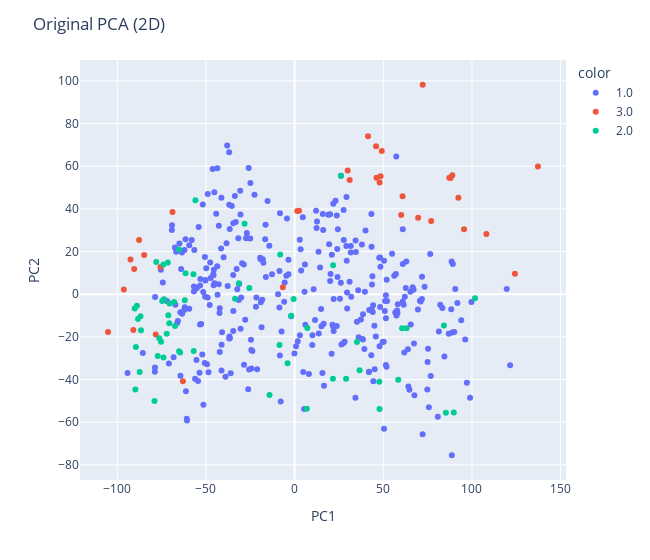

Notebook code for this chart:
### Markdown cell above
En réduisant le nombre de variables nous évitons le fléau de la dimension et nous améliorons donc significativement le résultat de nos prédictions. Par exemple les prédictions du label 3 pour nos données de test passent de 74% à 87% d'accuracy

### Code cell
sns.set(style="whitegrid")

# Convertir les labels en catégoriels ordonnés
labels_test_selected_ordinal = pd.Categorical(labels_test_selected, categories=[1.0, 2.0, 3.0], ordered=True)

# Appliquer la PCA sur les données de test sélectionnées
cls = PCA(n_components=6)
pcs = cls.fit_transform(data_test_selected)

# Assurer que 'prediction' est un array numpy ou une série pandas pour l'utilisation des couleurs
# Exemple : prediction = np.array([0, 1, 2, ...])  # Remplacer par vos données de prédiction

# Créer le scatter plot avec Seaborn
fig_KNeighbors = sns.scatterplot(x=pcs[:, 0], y=pcs[:, 1], hue=prediction, style=labels_test_selected_ordinal, palette='viridis')

# Ajouter les labels pour les axes
fig_KNeighbors.legend(title=' color = prediction / style = reality')
fig_KNeighbors.set_xlabel('PC1')
fig_KNeighbors.set_ylabel('PC2')

# Afficher les figures
fig_original.show()
#fig_KNeighbors.show()

### Figure 1 — Plotly figure (JSON) as saved in the notebook; plotly's stock layout.template omitted (floating-point values rounded to 4 significant figures; data arrays with more than 128 entries replaced by an {"elided": "..."} marker saying what was removed)
{"data": [{"hovertemplate": "color=1.0<br>PC1=%{x}<br>PC2=%{y}<extra></extra>", "legendgroup": "1.0", "marker": {"color": "#636efa", "symbol": "circle"}, "mode": "markers", "name": "1.0", "orientation": "v", "showlegend": true, "type": "scatter", "x": {"elided": "332 float values"}, "xaxis": "x", "y": {"elided": "332 float values"}, "yaxis": "y"}, {"hovertemplate": "color=3.0<br>PC1=%{x}<br>PC2=%{y}<extra></extra>", "legendgroup": "3.0", "marker": {"color": "#EF553B", "symbol": "circle"}, "mode": "markers", "name": "3.0", "orientation": "v", "showlegend": true, "type": "scatter", "x": [-92.55, -84.84, -6.639, -87.72, -78.28, 88.93, 60.1, 108.1, -96.31, 77.01, -105.2, 95.53, 60.87, 48.46, 46.17, 45.92, 92.34, 29.91, 137.2, 87.22, -90.92, -63.0, 87.99, 31.07, -68.84, 1.507, 72.21, 49.15, 47.93, 2.488, -90.47, 41.38, -75.71, 124.2, 69.65], "xaxis": "x", "y": [16.23, 18.33, 3.309, 25.38, -18.93, 55.72, 37.18, 28.18, 2.157, 34.3, -17.69, 30.39, 45.93, 55.3, 54.56, 69.4, 45.26, 58.03, 59.82, 54.66, -16.73, -40.82, 54.5, 53.59, 38.57, 39.03, 98.21, 67.16, 52.42, 39.15, 11.85, 74.07, 12.77, 9.529, 35.87], "yaxis": "y"}, {"hovertemplate": "color=2.0<br>PC1=%{x}<br>PC2=%{y}<extra></extra>", "legendgroup": "2.0", "marker": {"color": "#00cc96", "symbol": "circle"}, "mode": "markers", "name": "2.0", "orientation": "v", "showlegend": true, "type": "scatter", "x": [-67.46, -8.54, -8.144, 101.7, 60.61, -61.92, -88.92, -65.13, 47.88, -65.14, -67.92, 84.19, 85.27, -64.56, 47.73, -70.66, -89.8, 7.162, 36.63, -71.23, -70.5, 21.61, -75.33, -86.91, 63.17, 26.13, -72.13, -90.16, -76.3, 29.03, -57.03, -14.15, -87.36, 21.72, -31.42, -74.66, 58.45, -78.0, -77.16, -89.49, -28.21, -78.98, -88.31, -73.93, -1.935, -55.94, -61.48, -33.59, -86.63, -71.48, 6.883, -56.9, -3.982, 89.78, -0.5737, -25.56, -73.64, -73.94, 35.17], "xaxis": "x", "y": [-14.87, -23.83, 18.58, -1.915, -15.96, -2.802, -5.476, 20.99, -53.83, -26.7, -3.663, -14.71, -55.57, -27.34, -41.06, -13.58, -44.67, -15.81, -35.69, -9.838, -4.341, -39.7, -22.25, -10.39, -16.0, 55.48, -18.53, -6.734, -20.7, -39.67, 9.339, -47.32, -36.51, 13.61, 5.095, -3.155, -40.15, 15.06, -28.94, -24.71, 33.0, -50.13, -11.67, -29.68, -10.11, 44.09, 9.822, -2.141, -16.92, 14.84, -53.75, -26.59, -32.36, -55.5, -2.236, 2.926, -2.405, 13.97, -22.39], "yaxis": "y"}], "layout": {"legend": {"title": {"text": "color"}, "tracegroupgap": 0}, "margin": {"t": 60}, "title": {"text": "Original PCA (2D)"}, "width": 650, "xaxis": {"anchor": "y", "domain": [0, 1], "title": {"text": "PC1"}}, "yaxis": {"anchor": "x", "domain": [0, 1], "title": {"text": "PC2"}}}}
